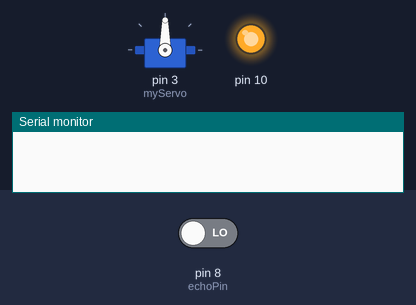
Recording of a sketch running on a simulated Arduino Uno, built with avr-gcc and run on an emulated ATmega328P. Shown: servo, output pins drawn as LEDs (lit = HIGH), the last lines printed to the serial monitor. Inputs (shaded band) come from the test bench; at power-on: pin 8 (echoPin) LOW.

Above: at 0.15 s.
At 34.95 s:
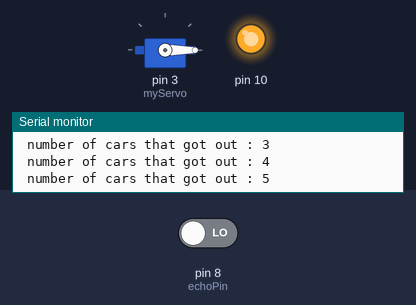
Timing chart, 0 to 41.4 s (numbered marks = the images above):
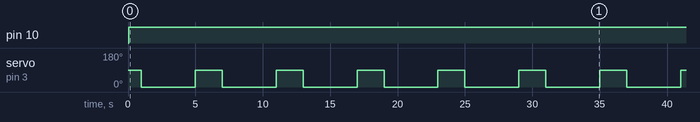

The sketch:

Parking_Slave.ino
```cpp
#include <Wire.h>
#include <Ultrasonic.h>
#include <Servo.h>
#include <SPI.h>

//MCP expander specfications
#define MCP_GENERAL_CONF_REGISTRE 0x05
#define MCP_WRITE_COMMAND 0x40
#define MCP_IODIRA_REGISTRE 0x00
#define MCP_GPIOA_REGISTRE 0x12

#define CLOSE_BARRIER 90
#define OPEN_BARRIER 0
#define MAXIMUM_DISTANCE_TO_OPEN_BARRIER 9
#define ARDUINO_SLAVE_ADDR 8

//Get distance from the ultrasonic sensor HC-SR04
int getDistance();

//Turn on the red led via the MCP expander
void turnOnRedLed();

//Turn on the green led via the MCP expander
void turnOnGreenLed();

//Turn off all the leds via the MCP expander
void turnOffLeds();


//Ultrasonic pins
const int pingPin = 9;
const int echoPin = 8;

int numberOfCarsOut = 0;

enum ParkingStatus{PARKING_FULL = 0, PARKING_AVAILABLE};

ParkingStatus parkingStatus = 0;

Servo myServo;

void setup() {

  Serial.begin(9600);
  Wire.begin(ARDUINO_SLAVE_ADDR);

  //Function called when master send data (via Wire.write())
  Wire.onReceive(receiveEvent);

  //Function called when master request data from slave
  Wire.onRequest(requestEvent);

  myServo.attach(3);
  myServo.write(CLOSE_BARRIER);

  pinMode(SS, OUTPUT);                //configure controller's Slave Select pin to output
  digitalWrite(SS, HIGH);             //disable Slave Select
  SPI.begin();

  //IODIRB register is already configured to input by default
  SPI.beginTransaction(SPISettings (SPI_CLOCK_DIV8, MSBFIRST, SPI_MODE0));

  //Configuration of MCP expander on Bank 0
  digitalWrite(SS, LOW);
  SPI.transfer(MCP_WRITE_COMMAND);
  SPI.transfer(MCP_GENERAL_CONF_REGISTRE);
  SPI.transfer(0x00);
  digitalWrite(SS, HIGH);

  //Configuration of GPIOA as output(0 : output, 1 : input)
  digitalWrite(SS, LOW);
  SPI.transfer(MCP_WRITE_COMMAND);
  SPI.transfer(MCP_IODIRA_REGISTRE);
  SPI.transfer(0x00);
  digitalWrite(SS, HIGH);

}

void loop() {

  if(getDistance() <= MAXIMUM_DISTANCE_TO_OPEN_BARRIER){

    numberOfCarsOut++;
    myServo.write(OPEN_BARRIER);
    delay(4000);
    myServo.write(CLOSE_BARRIER);

  }

  Serial.print(" number of cars that got out : ");
  Serial.println(numberOfCarsOut);

  turnOffLeds();

  delay(1000);

}

void receiveEvent(){

  //Get parking's status from the master
  parkingStatus = Wire.read();

  if(parkingStatus == PARKING_FULL){

      turnOnRedLed();
      delay(1000);

  }else{

      turnOnGreenLed();
      delay(1000);

  }

}

void requestEvent(){

  //Send the number of cars that got out to the master
  Wire.write(numberOfCarsOut);
  numberOfCarsOut = 0;

}

int getDistance(){

  int duration = 0;
  digitalWrite(pingPin, HIGH);
  delayMicroseconds(10);
  digitalWrite(pingPin, LOW);
  duration = pulseIn(echoPin, HIGH);
  return duration * 0.034 / 2;

}

void turnOnRedLed(){
//The red led is connected to GPIOA 7 on the MCP
      digitalWrite(SS, LOW);
      SPI.transfer(MCP_WRITE_COMMAND);
      SPI.transfer(MCP_GPIOA_REGISTRE);
      SPI.transfer(0x80);
      digitalWrite(SS, HIGH);

  }

  void turnOnGreenLed(){
//The green led is connected to GPIOA 6 on the MCP
      digitalWrite(SS, LOW);
      SPI.transfer(MCP_WRITE_COMMAND);
      SPI.transfer(MCP_GPIOA_REGISTRE);
      SPI.transfer(0x40);
      digitalWrite(SS, HIGH);

  }

void turnOffLeds(){
//pour eteindre les leds il suffit d'ecrire 0x00 dans le registre 0x12
      digitalWrite(SS, LOW);
      SPI.transfer(MCP_WRITE_COMMAND);        //read command
      SPI.transfer(MCP_GPIOA_REGISTRE);
      SPI.transfer(0x00);
      digitalWrite(SS, HIGH);

  }
```

Measured:
- by itself, pin 10: LOW → HIGH at 0.04 s
- by itself, servo on pin 3 (myServo): alternates 90° for 2.0 s and 0° for 4.0 s
